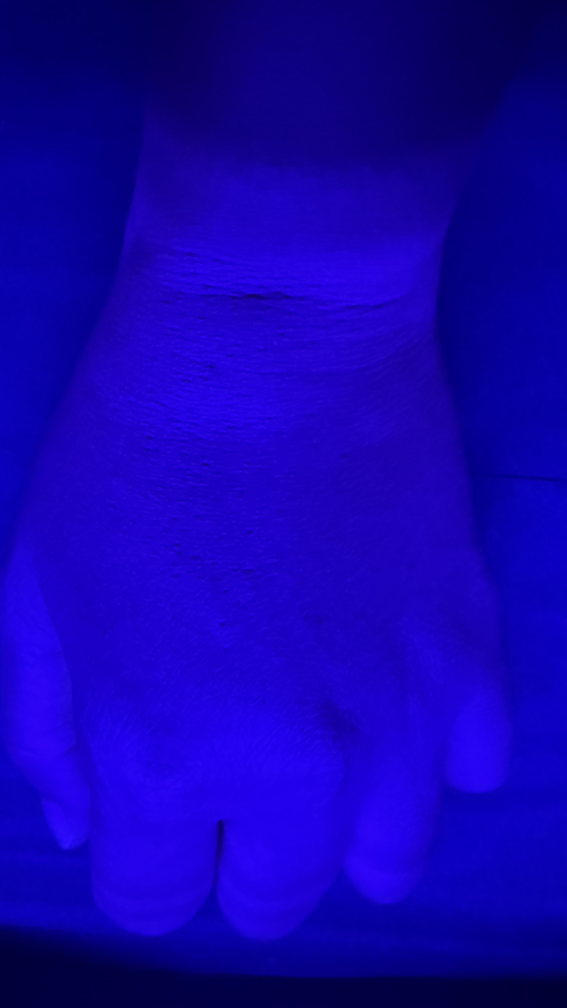
#> input picture image/clean/IMG_1654.jpg, 2268 x 4032 px, found by its file name (shown at 1/4 size); its folder holds 4 pictures in this run
$ python resizeImg.py
#> lines starting #> are read from the running program, lines starting #| are printed output that depends on the picture
import cv2
import os

def resize_image(img_path, target_size=500):
    # ตรวจสอบว่าไฟล์ที่ให้มามีอยู่จริงหรือไม่
#> called with img_path = 'dataset/clean/IMG_1654.jpg', target_size = 500
    if not os.path.exists(img_path):
        print(f"Error: The file at {img_path} does not exist.")
        return None

    # ตรวจสอบว่าเป็นไฟล์ภาพ (.jpg, .jpeg, .png)
    valid_extensions = ['.jpg', '.jpeg', '.png']
    if not any(img_path.endswith(ext) for ext in valid_extensions):
        print(f"Error: The file at {img_path} is not a valid image.")
        return None

    # โหลดภาพ
    img = cv2.imread(img_path)
#> img is the input picture: shape (4032, 2268, 3); mean B, G, R 173.1, 0.9, 20.1

    # ตรวจสอบว่าโหลดภาพสำเร็จหรือไม่
    if img is None:
        print(f"Error: Unable to load image from {img_path}. Make sure the file is a valid image.")
        return None

    height, width = img.shape[:2]  # ขนาดเดิมของภาพ
#> height = 4032; width = 2268

    # คำนวณ aspect ratio
    if width > height:
        new_width = target_size
        new_height = int(target_size * height / width)
    else:
        new_height = target_size
        new_width = int(target_size * width / height)
#> new_width = 281

    # ปรับขนาดภาพใหม่
    resized_img = cv2.resize(img, (new_width, new_height))
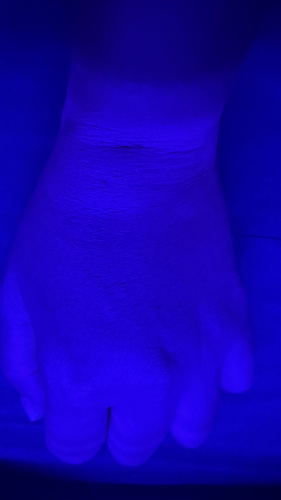
#> resized_img: shape (500, 281, 3); mean B, G, R 173.1, 0.9, 20.1
    return resized_img

# ตัวอย่างการใช้งาน
def resize_images_in_folder(folder_path, output_folder, target_size=500):
    if not os.path.exists(output_folder):
        os.makedirs(output_folder)

    for img_name in os.listdir(folder_path):
        img_path = os.path.join(folder_path, img_name)

        # ข้ามไฟล์ที่ไม่ใช่ภาพ
        if img_name.startswith('.') or not any(img_name.endswith(ext) for ext in ['.jpg', '.jpeg', '.png']):
            print(f"Skipping non-image file: {img_name}")
            continue

        resized_img = resize_image(img_path, target_size)

        # บันทึกภาพที่ปรับขนาด
        if resized_img is not None:
            output_path = os.path.join(output_folder, img_name)
            cv2.imwrite(output_path, resized_img)
            print(f"Resized image saved at {output_path}")
#> pass 2 of the loop in resize_images_in_folder, `for img_name in os.listdir(folder_path):`:
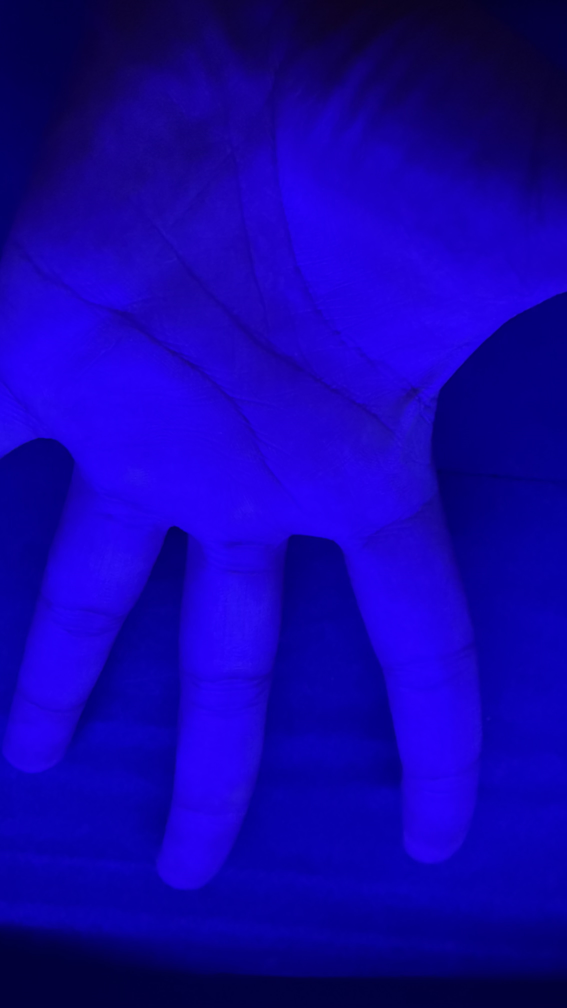
#> input picture image/clean/IMG_1656.jpg, 2268 x 4032 px, found by its file name (shown at 1/4 size)
#> in resize_image, img is the input picture: shape (4032, 2268, 3); mean B, G, R 168.7, 1.3, 20.1
#> in resize_image (call 2), `resized_img = cv2.resize(img, (new_width, new_height))`:
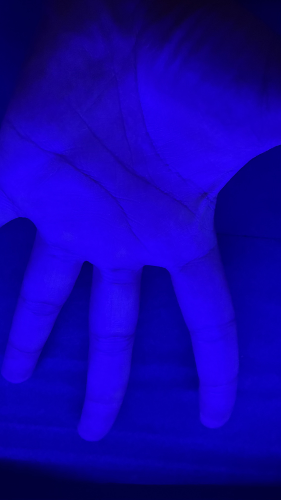
#> resized_img: shape (500, 281, 3); mean B, G, R 168.6, 1.3, 20.1
#> pass 3 of the loop in resize_images_in_folder, `for img_name in os.listdir(folder_path):`:
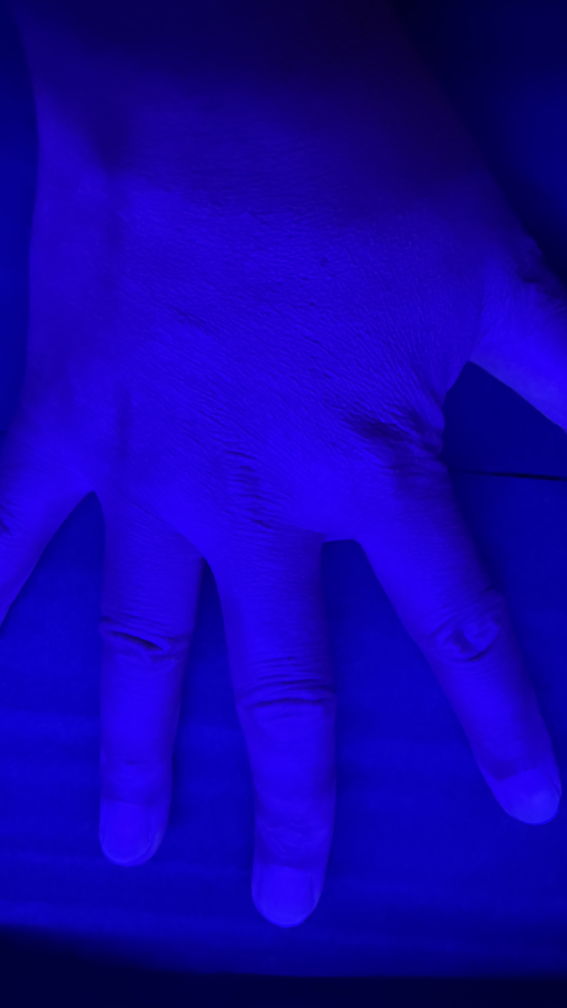
#> input picture image/clean/IMG_1659.jpg, 2268 x 4032 px, found by its file name (shown at 1/4 size)
#> in resize_image, img is the input picture: shape (4032, 2268, 3); mean B, G, R 167.3, 0.8, 19.5
#> in resize_image (call 3), `resized_img = cv2.resize(img, (new_width, new_height))`:
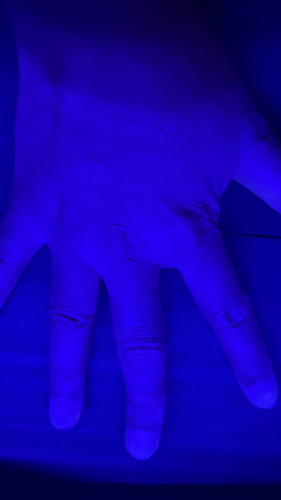
#> resized_img: shape (500, 281, 3); mean B, G, R 167.3, 0.8, 19.5
#> the loop made 4 passes; the first 3 are shown

# ตัวอย่างการปรับขนาดภาพในโฟลเดอร์ที่เก็บภาพมือสะอาดและมือสกปรก
resize_images_in_folder('dataset/clean', 'dataset/clean_resized', 500)
resize_images_in_folder('dataset/dirty', 'dataset/dirty_resized', 500)
#> (the run stopped early here; a loop or call above may not have finished)
